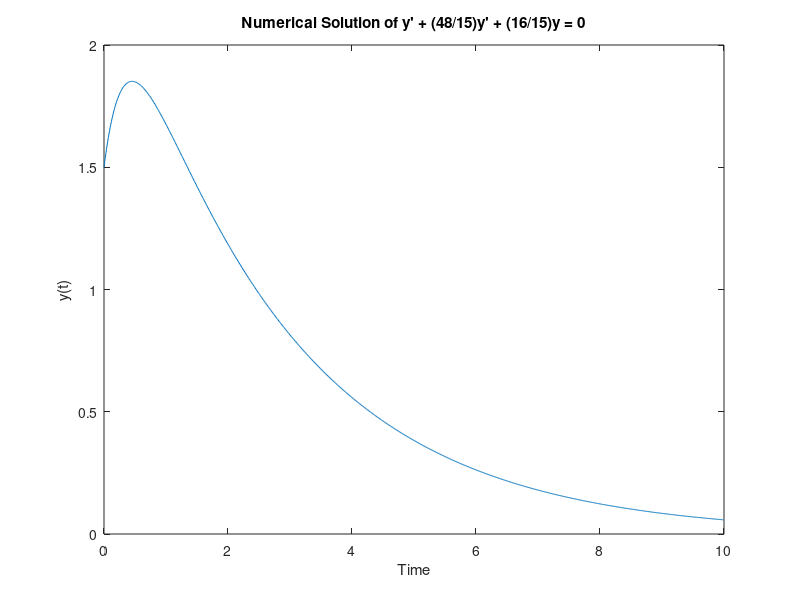

Write MATLAB code to recreate this figure.
function y = finite_difference_method()
    T = 10;         % End time
    h = 0.01;       % Step size
    N = T / h;      % Number of steps
    y = zeros(N, 1); % Initialize y

    % Initial conditions
    y(1) = 1.5;
    y_prime = 2;

    % Step through time
    for i = 2:N
        y(i) = y(i-1) + h * y_prime + (h^2/2) * (-(48/15) * y_prime - (16/15) * y(i-1));
        y_prime = y_prime + h * (-(48/15) * y_prime - (16/15) * y(i-1));
    end

    % Plot the results
    t = 0:h:T-h;
    plot(t, y);
    xlabel('Time');
    ylabel('y(t)');
    title('Numerical Solution of y'' + (48/15)y'' + (16/15)y = 0');
end
